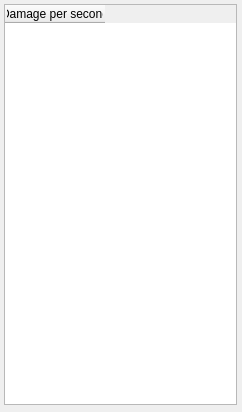
<?xml version="1.0" encoding="UTF-8"?>
<ui version="4.0">
 <class>skill_dmg_table</class>
 <widget class="QDialog" name="skill_dmg_table">
  <property name="geometry">
   <rect>
    <x>0</x>
    <y>0</y>
    <width>242</width>
    <height>412</height>
   </rect>
  </property>
  <property name="windowTitle">
   <string>Skill damage per gem level</string>
  </property>
  <widget class="QTableWidget" name="table_data">
   <property name="geometry">
    <rect>
     <x>4</x>
     <y>4</y>
     <width>233</width>
     <height>401</height>
    </rect>
   </property>
   <property name="columnCount">
    <number>1</number>
   </property>
   <column>
    <property name="text">
     <string>Damage per second</string>
    </property>
   </column>
  </widget>
 </widget>
 <resources/>
 <connections/>
</ui>
